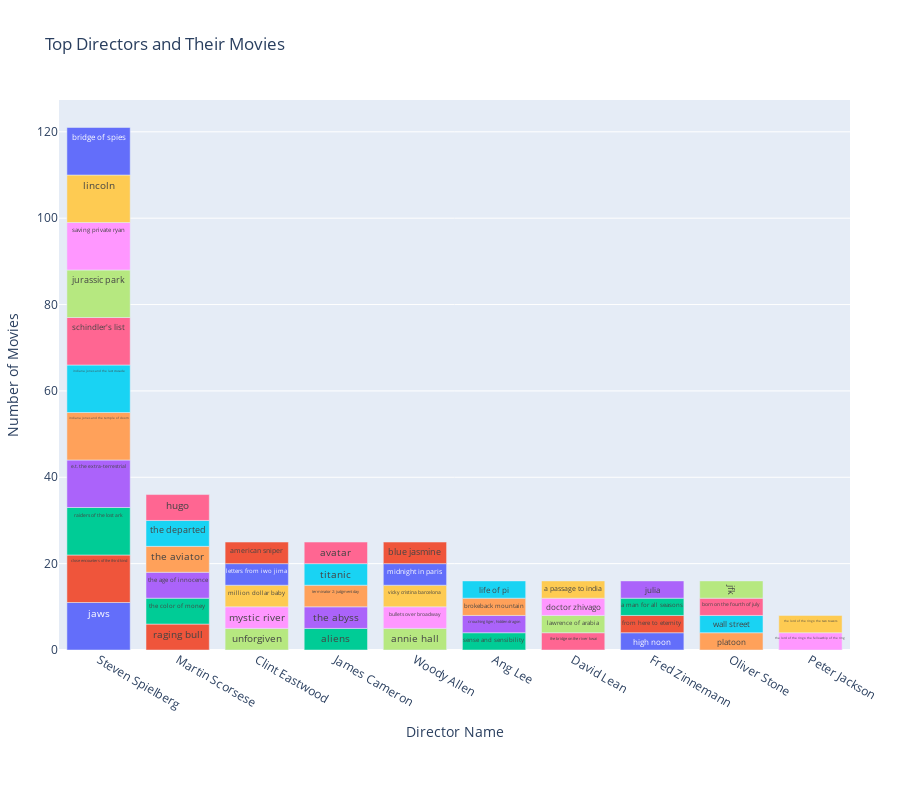

The code cell stored with this chart in its notebook:
### Code cell
movies_df['title_year'] = movies_df['title_year']
movies_df = movies_df.sort_values('title_year')
movies_df.dropna(subset=['title_year', 'movie_title', 'country'], inplace=True)
movies_df['decade'] = (movies_df['title_year'] //10 *10).astype(int).astype(str)
top_directors = oscars_to_directors(awards_df, movies_df)
top_50_directors = top_directors.nlargest(50, 'unique_movies_count')
# Create the interactive bar plot again with layout adjustments
fig = px.bar(
    top_50_directors,
    x='director_name',
    y='unique_movies_count',
    color='film',  # Different movies represented by different colors
    text='film',  # Display movie names
    title='Top Directors and Their Movies',
    labels={'unique_movies_count': 'Number of Oscar winning Movies', 'director_name': 'Director Name', 'film': 'Movie'},
    hover_data={'film': True}
)

# Customize layout for better visibility
fig.update_traces(textposition='inside', textfont_size=10)  # Move text inside bars and reduce font size
fig.update_layout(
    height=800,  # Increase plot height for more spacing
    margin=dict(l=50, r=50, t=100, b=150),  # Add margins to avoid clipping
    xaxis_title='Director Name',
    yaxis_title='Number of Movies',
    legend_title='Movies',
    showlegend=False  # Disable legend if the movie list is too large
)

# Show the plot
fig.show()

### Figure 1 — Plotly figure (JSON) as saved in the notebook; plotly's stock layout.template omitted (floating-point values rounded to 4 significant figures)
{"data": [{"alignmentgroup": "True", "customdata": [["jaws"]], "hovertemplate": "Movie=%{customdata[0]}<br>Director Name=%{x}<br>Number of Oscar winning Movies=%{y}<extra></extra>", "legendgroup": "jaws", "marker": {"color": "#636efa", "pattern": {"shape": ""}}, "name": "jaws", "offsetgroup": "jaws", "orientation": "v", "showlegend": true, "text": ["jaws"], "textfont": {"size": 10}, "textposition": "inside", "type": "bar", "x": ["Steven Spielberg"], "xaxis": "x", "y": [11], "yaxis": "y"}, {"alignmentgroup": "True", "customdata": [["close encounters of the third kind"]], "hovertemplate": "Movie=%{customdata[0]}<br>Director Name=%{x}<br>Number of Oscar winning Movies=%{y}<extra></extra>", "legendgroup": "close encounters of the third kind", "marker": {"color": "#EF553B", "pattern": {"shape": ""}}, "name": "close encounters of the third kind", "offsetgroup": "close encounters of the third kind", "orientation": "v", "showlegend": true, "text": ["close encounters of the third kind"], "textfont": {"size": 10}, "textposition": "inside", "type": "bar", "x": ["Steven Spielberg"], "xaxis": "x", "y": [11], "yaxis": "y"}, {"alignmentgroup": "True", "customdata": [["raiders of the lost ark"]], "hovertemplate": "Movie=%{customdata[0]}<br>Director Name=%{x}<br>Number of Oscar winning Movies=%{y}<extra></extra>", "legendgroup": "raiders of the lost ark", "marker": {"color": "#00cc96", "pattern": {"shape": ""}}, "name": "raiders of the lost ark", "offsetgroup": "raiders of the lost ark", "orientation": "v", "showlegend": true, "text": ["raiders of the lost ark"], "textfont": {"size": 10}, "textposition": "inside", "type": "bar", "x": ["Steven Spielberg"], "xaxis": "x", "y": [11], "yaxis": "y"}, {"alignmentgroup": "True", "customdata": [["e.t. the extra-terrestrial"]], "hovertemplate": "Movie=%{customdata[0]}<br>Director Name=%{x}<br>Number of Oscar winning Movies=%{y}<extra></extra>", "legendgroup": "e.t. the extra-terrestrial", "marker": {"color": "#ab63fa", "pattern": {"shape": ""}}, "name": "e.t. the extra-terrestrial", "offsetgroup": "e.t. the extra-terrestrial", "orientation": "v", "showlegend": true, "text": ["e.t. the extra-terrestrial"], "textfont": {"size": 10}, "textposition": "inside", "type": "bar", "x": ["Steven Spielberg"], "xaxis": "x", "y": [11], "yaxis": "y"}, {"alignmentgroup": "True", "customdata": [["indiana jones and the temple of doom"]], "hovertemplate": "Movie=%{customdata[0]}<br>Director Name=%{x}<br>Number of Oscar winning Movies=%{y}<extra></extra>", "legendgroup": "indiana jones and the temple of doom", "marker": {"color": "#FFA15A", "pattern": {"shape": ""}}, "name": "indiana jones and the temple of doom", "offsetgroup": "indiana jones and the temple of doom", "orientation": "v", "showlegend": true, "text": ["indiana jones and the temple of doom"], "textfont": {"size": 10}, "textposition": "inside", "type": "bar", "x": ["Steven Spielberg"], "xaxis": "x", "y": [11], "yaxis": "y"}, {"alignmentgroup": "True", "customdata": [["indiana jones and the last crusade"]], "hovertemplate": "Movie=%{customdata[0]}<br>Director Name=%{x}<br>Number of Oscar winning Movies=%{y}<extra></extra>", "legendgroup": "indiana jones and the last crusade", "marker": {"color": "#19d3f3", "pattern": {"shape": ""}}, "name": "indiana jones and the last crusade", "offsetgroup": "indiana jones and the last crusade", "orientation": "v", "showlegend": true, "text": ["indiana jones and the last crusade"], "textfont": {"size": 10}, "textposition": "inside", "type": "bar", "x": ["Steven Spielberg"], "xaxis": "x", "y": [11], "yaxis": "y"}, {"alignmentgroup": "True", "customdata": [["schindler's list"]], "hovertemplate": "Movie=%{customdata[0]}<br>Director Name=%{x}<br>Number of Oscar winning Movies=%{y}<extra></extra>", "legendgroup": "schindler's list", "marker": {"color": "#FF6692", "pattern": {"shape": ""}}, "name": "schindler's list", "offsetgroup": "schindler's list", "orientation": "v", "showlegend": true, "text": ["schindler's list"], "textfont": {"size": 10}, "textposition": "inside", "type": "bar", "x": ["Steven Spielberg"], "xaxis": "x", "y": [11], "yaxis": "y"}, {"alignmentgroup": "True", "customdata": [["jurassic park"]], "hovertemplate": "Movie=%{customdata[0]}<br>Director Name=%{x}<br>Number of Oscar winning Movies=%{y}<extra></extra>", "legendgroup": "jurassic park", "marker": {"color": "#B6E880", "pattern": {"shape": ""}}, "name": "jurassic park", "offsetgroup": "jurassic park", "orientation": "v", "showlegend": true, "text": ["jurassic park"], "textfont": {"size": 10}, "textposition": "inside", "type": "bar", "x": ["Steven Spielberg"], "xaxis": "x", "y": [11], "yaxis": "y"}, {"alignmentgroup": "True", "customdata": [["saving private ryan"]], "hovertemplate": "Movie=%{customdata[0]}<br>Director Name=%{x}<br>Number of Oscar winning Movies=%{y}<extra></extra>", "legendgroup": "saving private ryan", "marker": {"color": "#FF97FF", "pattern": {"shape": ""}}, "name": "saving private ryan", "offsetgroup": "saving private ryan", "orientation": "v", "showlegend": true, "text": ["saving private ryan"], "textfont": {"size": 10}, "textposition": "inside", "type": "bar", "x": ["Steven Spielberg"], "xaxis": "x", "y": [11], "yaxis": "y"}, {"alignmentgroup": "True", "customdata": [["lincoln"]], "hovertemplate": "Movie=%{customdata[0]}<br>Director Name=%{x}<br>Number of Oscar winning Movies=%{y}<extra></extra>", "legendgroup": "lincoln", "marker": {"color": "#FECB52", "pattern": {"shape": ""}}, "name": "lincoln", "offsetgroup": "lincoln", "orientation": "v", "showlegend": true, "text": ["lincoln"], "textfont": {"size": 10}, "textposition": "inside", "type": "bar", "x": ["Steven Spielberg"], "xaxis": "x", "y": [11], "yaxis": "y"}, {"alignmentgroup": "True", "customdata": [["bridge of spies"]], "hovertemplate": "Movie=%{customdata[0]}<br>Director Name=%{x}<br>Number of Oscar winning Movies=%{y}<extra></extra>", "legendgroup": "bridge of spies", "marker": {"color": "#636efa", "pattern": {"shape": ""}}, "name": "bridge of spies", "offsetgroup": "bridge of spies", "orientation": "v", "showlegend": true, "text": ["bridge of spies"], "textfont": {"size": 10}, "textposition": "inside", "type": "bar", "x": ["Steven Spielberg"], "xaxis": "x", "y": [11], "yaxis": "y"}, {"alignmentgroup": "True", "customdata": [["raging bull"]], "hovertemplate": "Movie=%{customdata[0]}<br>Director Name=%{x}<br>Number of Oscar winning Movies=%{y}<extra></extra>", "legendgroup": "raging bull", "marker": {"color": "#EF553B", "pattern": {"shape": ""}}, "name": "raging bull", "offsetgroup": "raging bull", "orientation": "v", "showlegend": true, "text": ["raging bull"], "textfont": {"size": 10}, "textposition": "inside", "type": "bar", "x": ["Martin Scorsese"], "xaxis": "x", "y": [6], "yaxis": "y"}, {"alignmentgroup": "True", "customdata": [["the color of money"]], "hovertemplate": "Movie=%{customdata[0]}<br>Director Name=%{x}<br>Number of Oscar winning Movies=%{y}<extra></extra>", "legendgroup": "the color of money", "marker": {"color": "#00cc96", "pattern": {"shape": ""}}, "name": "the color of money", "offsetgroup": "the color of money", "orientation": "v", "showlegend": true, "text": ["the color of money"], "textfont": {"size": 10}, "textposition": "inside", "type": "bar", "x": ["Martin Scorsese"], "xaxis": "x", "y": [6], "yaxis": "y"}, {"alignmentgroup": "True", "customdata": [["the age of innocence"]], "hovertemplate": "Movie=%{customdata[0]}<br>Director Name=%{x}<br>Number of Oscar winning Movies=%{y}<extra></extra>", "legendgroup": "the age of innocence", "marker": {"color": "#ab63fa", "pattern": {"shape": ""}}, "name": "the age of innocence", "offsetgroup": "the age of innocence", "orientation": "v", "showlegend": true, "text": ["the age of innocence"], "textfont": {"size": 10}, "textposition": "inside", "type": "bar", "x": ["Martin Scorsese"], "xaxis": "x", "y": [6], "yaxis": "y"}, {"alignmentgroup": "True", "customdata": [["the aviator"]], "hovertemplate": "Movie=%{customdata[0]}<br>Director Name=%{x}<br>Number of Oscar winning Movies=%{y}<extra></extra>", "legendgroup": "the aviator", "marker": {"color": "#FFA15A", "pattern": {"shape": ""}}, "name": "the aviator", "offsetgroup": "the aviator", "orientation": "v", "showlegend": true, "text": ["the aviator"], "textfont": {"size": 10}, "textposition": "inside", "type": "bar", "x": ["Martin Scorsese"], "xaxis": "x", "y": [6], "yaxis": "y"}, {"alignmentgroup": "True", "customdata": [["the departed"]], "hovertemplate": "Movie=%{customdata[0]}<br>Director Name=%{x}<br>Number of Oscar winning Movies=%{y}<extra></extra>", "legendgroup": "the departed", "marker": {"color": "#19d3f3", "pattern": {"shape": ""}}, "name": "the departed", "offsetgroup": "the departed", "orientation": "v", "showlegend": true, "text": ["the departed"], "textfont": {"size": 10}, "textposition": "inside", "type": "bar", "x": ["Martin Scorsese"], "xaxis": "x", "y": [6], "yaxis": "y"}, {"alignmentgroup": "True", "customdata": [["hugo"]], "hovertemplate": "Movie=%{customdata[0]}<br>Director Name=%{x}<br>Number of Oscar winning Movies=%{y}<extra></extra>", "legendgroup": "hugo", "marker": {"color": "#FF6692", "pattern": {"shape": ""}}, "name": "hugo", "offsetgroup": "hugo", "orientation": "v", "showlegend": true, "text": ["hugo"], "textfont": {"size": 10}, "textposition": "inside", "type": "bar", "x": ["Martin Scorsese"], "xaxis": "x", "y": [6], "yaxis": "y"}, {"alignmentgroup": "True", "customdata": [["unforgiven"]], "hovertemplate": "Movie=%{customdata[0]}<br>Director Name=%{x}<br>Number of Oscar winning Movies=%{y}<extra></extra>", "legendgroup": "unforgiven", "marker": {"color": "#B6E880", "pattern": {"shape": ""}}, "name": "unforgiven", "offsetgroup": "unforgiven", "orientation": "v", "showlegend": true, "text": ["unforgiven"], "textfont": {"size": 10}, "textposition": "inside", "type": "bar", "x": ["Clint Eastwood"], "xaxis": "x", "y": [5], "yaxis": "y"}, {"alignmentgroup": "True", "customdata": [["mystic river"]], "hovertemplate": "Movie=%{customdata[0]}<br>Director Name=%{x}<br>Number of Oscar winning Movies=%{y}<extra></extra>", "legendgroup": "mystic river", "marker": {"color": "#FF97FF", "pattern": {"shape": ""}}, "name": "mystic river", "offsetgroup": "mystic river", "orientation": "v", "showlegend": true, "text": ["mystic river"], "textfont": {"size": 10}, "textposition": "inside", "type": "bar", "x": ["Clint Eastwood"], "xaxis": "x", "y": [5], "yaxis": "y"}, {"alignmentgroup": "True", "customdata": [["million dollar baby"]], "hovertemplate": "Movie=%{customdata[0]}<br>Director Name=%{x}<br>Number of Oscar winning Movies=%{y}<extra></extra>", "legendgroup": "million dollar baby", "marker": {"color": "#FECB52", "pattern": {"shape": ""}}, "name": "million dollar baby", "offsetgroup": "million dollar baby", "orientation": "v", "showlegend": true, "text": ["million dollar baby"], "textfont": {"size": 10}, "textposition": "inside", "type": "bar", "x": ["Clint Eastwood"], "xaxis": "x", "y": [5], "yaxis": "y"}, {"alignmentgroup": "True", "customdata": [["letters from iwo jima"]], "hovertemplate": "Movie=%{customdata[0]}<br>Director Name=%{x}<br>Number of Oscar winning Movies=%{y}<extra></extra>", "legendgroup": "letters from iwo jima", "marker": {"color": "#636efa", "pattern": {"shape": ""}}, "name": "letters from iwo jima", "offsetgroup": "letters from iwo jima", "orientation": "v", "showlegend": true, "text": ["letters from iwo jima"], "textfont": {"size": 10}, "textposition": "inside", "type": "bar", "x": ["Clint Eastwood"], "xaxis": "x", "y": [5], "yaxis": "y"}, {"alignmentgroup": "True", "customdata": [["american sniper"]], "hovertemplate": "Movie=%{customdata[0]}<br>Director Name=%{x}<br>Number of Oscar winning Movies=%{y}<extra></extra>", "legendgroup": "american sniper", "marker": {"color": "#EF553B", "pattern": {"shape": ""}}, "name": "american sniper", "offsetgroup": "american sniper", "orientation": "v", "showlegend": true, "text": ["american sniper"], "textfont": {"size": 10}, "textposition": "inside", "type": "bar", "x": ["Clint Eastwood"], "xaxis": "x", "y": [5], "yaxis": "y"}, {"alignmentgroup": "True", "customdata": [["aliens"]], "hovertemplate": "Movie=%{customdata[0]}<br>Director Name=%{x}<br>Number of Oscar winning Movies=%{y}<extra></extra>", "legendgroup": "aliens", "marker": {"color": "#00cc96", "pattern": {"shape": ""}}, "name": "aliens", "offsetgroup": "aliens", "orientation": "v", "showlegend": true, "text": ["aliens"], "textfont": {"size": 10}, "textposition": "inside", "type": "bar", "x": ["James Cameron"], "xaxis": "x", "y": [5], "yaxis": "y"}, {"alignmentgroup": "True", "customdata": [["the abyss"]], "hovertemplate": "Movie=%{customdata[0]}<br>Director Name=%{x}<br>Number of Oscar winning Movies=%{y}<extra></extra>", "legendgroup": "the abyss", "marker": {"color": "#ab63fa", "pattern": {"shape": ""}}, "name": "the abyss", "offsetgroup": "the abyss", "orientation": "v", "showlegend": true, "text": ["the abyss"], "textfont": {"size": 10}, "textposition": "inside", "type": "bar", "x": ["James Cameron"], "xaxis": "x", "y": [5], "yaxis": "y"}, {"alignmentgroup": "True", "customdata": [["terminator 2: judgment day"]], "hovertemplate": "Movie=%{customdata[0]}<br>Director Name=%{x}<br>Number of Oscar winning Movies=%{y}<extra></extra>", "legendgroup": "terminator 2: judgment day", "marker": {"color": "#FFA15A", "pattern": {"shape": ""}}, "name": "terminator 2: judgment day", "offsetgroup": "terminator 2: judgment day", "orientation": "v", "showlegend": true, "text": ["terminator 2: judgment day"], "textfont": {"size": 10}, "textposition": "inside", "type": "bar", "x": ["James Cameron"], "xaxis": "x", "y": [5], "yaxis": "y"}, {"alignmentgroup": "True", "customdata": [["titanic"]], "hovertemplate": "Movie=%{customdata[0]}<br>Director Name=%{x}<br>Number of Oscar winning Movies=%{y}<extra></extra>", "legendgroup": "titanic", "marker": {"color": "#19d3f3", "pattern": {"shape": ""}}, "name": "titanic", "offsetgroup": "titanic", "orientation": "v", "showlegend": true, "text": ["titanic"], "textfont": {"size": 10}, "textposition": "inside", "type": "bar", "x": ["James Cameron"], "xaxis": "x", "y": [5], "yaxis": "y"}, {"alignmentgroup": "True", "customdata": [["avatar"]], "hovertemplate": "Movie=%{customdata[0]}<br>Director Name=%{x}<br>Number of Oscar winning Movies=%{y}<extra></extra>", "legendgroup": "avatar", "marker": {"color": "#FF6692", "pattern": {"shape": ""}}, "name": "avatar", "offsetgroup": "avatar", "orientation": "v", "showlegend": true, "text": ["avatar"], "textfont": {"size": 10}, "textposition": "inside", "type": "bar", "x": ["James Cameron"], "xaxis": "x", "y": [5], "yaxis": "y"}, {"alignmentgroup": "True", "customdata": [["annie hall"]], "hovertemplate": "Movie=%{customdata[0]}<br>Director Name=%{x}<br>Number of Oscar winning Movies=%{y}<extra></extra>", "legendgroup": "annie hall", "marker": {"color": "#B6E880", "pattern": {"shape": ""}}, "name": "annie hall", "offsetgroup": "annie hall", "orientation": "v", "showlegend": true, "text": ["annie hall"], "textfont": {"size": 10}, "textposition": "inside", "type": "bar", "x": ["Woody Allen"], "xaxis": "x", "y": [5], "yaxis": "y"}, {"alignmentgroup": "True", "customdata": [["bullets over broadway"]], "hovertemplate": "Movie=%{customdata[0]}<br>Director Name=%{x}<br>Number of Oscar winning Movies=%{y}<extra></extra>", "legendgroup": "bullets over broadway", "marker": {"color": "#FF97FF", "pattern": {"shape": ""}}, "name": "bullets over broadway", "offsetgroup": "bullets over broadway", "orientation": "v", "showlegend": true, "text": ["bullets over broadway"], "textfont": {"size": 10}, "textposition": "inside", "type": "bar", "x": ["Woody Allen"], "xaxis": "x", "y": [5], "yaxis": "y"}, {"alignmentgroup": "True", "customdata": [["vicky cristina barcelona"]], "hovertemplate": "Movie=%{customdata[0]}<br>Director Name=%{x}<br>Number of Oscar winning Movies=%{y}<extra></extra>", "legendgroup": "vicky cristina barcelona", "marker": {"color": "#FECB52", "pattern": {"shape": ""}}, "name": "vicky cristina barcelona", "offsetgroup": "vicky cristina barcelona", "orientation": "v", "showlegend": true, "text": ["vicky cristina barcelona"], "textfont": {"size": 10}, "textposition": "inside", "type": "bar", "x": ["Woody Allen"], "xaxis": "x", "y": [5], "yaxis": "y"}, {"alignmentgroup": "True", "customdata": [["midnight in paris"]], "hovertemplate": "Movie=%{customdata[0]}<br>Director Name=%{x}<br>Number of Oscar winning Movies=%{y}<extra></extra>", "legendgroup": "midnight in paris", "marker": {"color": "#636efa", "pattern": {"shape": ""}}, "name": "midnight in paris", "offsetgroup": "midnight in paris", "orientation": "v", "showlegend": true, "text": ["midnight in paris"], "textfont": {"size": 10}, "textposition": "inside", "type": "bar", "x": ["Woody Allen"], "xaxis": "x", "y": [5], "yaxis": "y"}, {"alignmentgroup": "True", "customdata": [["blue jasmine"]], "hovertemplate": "Movie=%{customdata[0]}<br>Director Name=%{x}<br>Number of Oscar winning Movies=%{y}<extra></extra>", "legendgroup": "blue jasmine", "marker": {"color": "#EF553B", "pattern": {"shape": ""}}, "name": "blue jasmine", "offsetgroup": "blue jasmine", "orientation": "v", "showlegend": true, "text": ["blue jasmine"], "textfont": {"size": 10}, "textposition": "inside", "type": "bar", "x": ["Woody Allen"], "xaxis": "x", "y": [5], "yaxis": "y"}, {"alignmentgroup": "True", "customdata": [["sense and sensibility"]], "hovertemplate": "Movie=%{customdata[0]}<br>Director Name=%{x}<br>Number of Oscar winning Movies=%{y}<extra></extra>", "legendgroup": "sense and sensibility", "marker": {"color": "#00cc96", "pattern": {"shape": ""}}, "name": "sense and sensibility", "offsetgroup": "sense and sensibility", "orientation": "v", "showlegend": true, "text": ["sense and sensibility"], "textfont": {"size": 10}, "textposition": "inside", "type": "bar", "x": ["Ang Lee"], "xaxis": "x", "y": [4], "yaxis": "y"}, {"alignmentgroup": "True", "customdata": [["crouching tiger, hidden dragon"]], "hovertemplate": "Movie=%{customdata[0]}<br>Director Name=%{x}<br>Number of Oscar winning Movies=%{y}<extra></extra>", "legendgroup": "crouching tiger, hidden dragon", "marker": {"color": "#ab63fa", "pattern": {"shape": ""}}, "name": "crouching tiger, hidden dragon", "offsetgroup": "crouching tiger, hidden dragon", "orientation": "v", "showlegend": true, "text": ["crouching tiger, hidden dragon"], "textfont": {"size": 10}, "textposition": "inside", "type": "bar", "x": ["Ang Lee"], "xaxis": "x", "y": [4], "yaxis": "y"}, {"alignmentgroup": "True", "customdata": [["brokeback mountain"]], "hovertemplate": "Movie=%{customdata[0]}<br>Director Name=%{x}<br>Number of Oscar winning Movies=%{y}<extra></extra>", "legendgroup": "brokeback mountain", "marker": {"color": "#FFA15A", "pattern": {"shape": ""}}, "name": "brokeback mountain", "offsetgroup": "brokeback mountain", "orientation": "v", "showlegend": true, "text": ["brokeback mountain"], "textfont": {"size": 10}, "textposition": "inside", "type": "bar", "x": ["Ang Lee"], "xaxis": "x", "y": [4], "yaxis": "y"}, {"alignmentgroup": "True", "customdata": [["life of pi"]], "hovertemplate": "Movie=%{customdata[0]}<br>Director Name=%{x}<br>Number of Oscar winning Movies=%{y}<extra></extra>", "legendgroup": "life of pi", "marker": {"color": "#19d3f3", "pattern": {"shape": ""}}, "name": "life of pi", "offsetgroup": "life of pi", "orientation": "v", "showlegend": true, "text": ["life of pi"], "textfont": {"size": 10}, "textposition": "inside", "type": "bar", "x": ["Ang Lee"], "xaxis": "x", "y": [4], "yaxis": "y"}, {"alignmentgroup": "True", "customdata": [["the bridge on the river kwai"]], "hovertemplate": "Movie=%{customdata[0]}<br>Director Name=%{x}<br>Number of Oscar winning Movies=%{y}<extra></extra>", "legendgroup": "the bridge on the river kwai", "marker": {"color": "#FF6692", "pattern": {"shape": ""}}, "name": "the bridge on the river kwai", "offsetgroup": "the bridge on the river kwai", "orientation": "v", "showlegend": true, "text": ["the bridge on the river kwai"], "textfont": {"size": 10}, "textposition": "inside", "type": "bar", "x": ["David Lean"], "xaxis": "x", "y": [4], "yaxis": "y"}, {"alignmentgroup": "True", "customdata": [["lawrence of arabia"]], "hovertemplate": "Movie=%{customdata[0]}<br>Director Name=%{x}<br>Number of Oscar winning Movies=%{y}<extra></extra>", "legendgroup": "lawrence of arabia", "marker": {"color": "#B6E880", "pattern": {"shape": ""}}, "name": "lawrence of arabia", "offsetgroup": "lawrence of arabia", "orientation": "v", "showlegend": true, "text": ["lawrence of arabia"], "textfont": {"size": 10}, "textposition": "inside", "type": "bar", "x": ["David Lean"], "xaxis": "x", "y": [4], "yaxis": "y"}, {"alignmentgroup": "True", "customdata": [["doctor zhivago"]], "hovertemplate": "Movie=%{customdata[0]}<br>Director Name=%{x}<br>Number of Oscar winning Movies=%{y}<extra></extra>", "legendgroup": "doctor zhivago", "marker": {"color": "#FF97FF", "pattern": {"shape": ""}}, "name": "doctor zhivago", "offsetgroup": "doctor zhivago", "orientation": "v", "showlegend": true, "text": ["doctor zhivago"], "textfont": {"size": 10}, "textposition": "inside", "type": "bar", "x": ["David Lean"], "xaxis": "x", "y": [4], "yaxis": "y"}, {"alignmentgroup": "True", "customdata": [["a passage to india"]], "hovertemplate": "Movie=%{customdata[0]}<br>Director Name=%{x}<br>Number of Oscar winning Movies=%{y}<extra></extra>", "legendgroup": "a passage to india", "marker": {"color": "#FECB52", "pattern": {"shape": ""}}, "name": "a passage to india", "offsetgroup": "a passage to india", "orientation": "v", "showlegend": true, "text": ["a passage to india"], "textfont": {"size": 10}, "textposition": "inside", "type": "bar", "x": ["David Lean"], "xaxis": "x", "y": [4], "yaxis": "y"}, {"alignmentgroup": "True", "customdata": [["high noon"]], "hovertemplate": "Movie=%{customdata[0]}<br>Director Name=%{x}<br>Number of Oscar winning Movies=%{y}<extra></extra>", "legendgroup": "high noon", "marker": {"color": "#636efa", "pattern": {"shape": ""}}, "name": "high noon", "offsetgroup": "high noon", "orientation": "v", "showlegend": true, "text": ["high noon"], "textfont": {"size": 10}, "textposition": "inside", "type": "bar", "x": ["Fred Zinnemann"], "xaxis": "x", "y": [4], "yaxis": "y"}, {"alignmentgroup": "True", "customdata": [["from here to eternity"]], "hovertemplate": "Movie=%{customdata[0]}<br>Director Name=%{x}<br>Number of Oscar winning Movies=%{y}<extra></extra>", "legendgroup": "from here to eternity", "marker": {"color": "#EF553B", "pattern": {"shape": ""}}, "name": "from here to eternity", "offsetgroup": "from here to eternity", "orientation": "v", "showlegend": true, "text": ["from here to eternity"], "textfont": {"size": 10}, "textposition": "inside", "type": "bar", "x": ["Fred Zinnemann"], "xaxis": "x", "y": [4], "yaxis": "y"}, {"alignmentgroup": "True", "customdata": [["a man for all seasons"]], "hovertemplate": "Movie=%{customdata[0]}<br>Director Name=%{x}<br>Number of Oscar winning Movies=%{y}<extra></extra>", "legendgroup": "a man for all seasons", "marker": {"color": "#00cc96", "pattern": {"shape": ""}}, "name": "a man for all seasons", "offsetgroup": "a man for all seasons", "orientation": "v", "showlegend": true, "text": ["a man for all seasons"], "textfont": {"size": 10}, "textposition": "inside", "type": "bar", "x": ["Fred Zinnemann"], "xaxis": "x", "y": [4], "yaxis": "y"}, {"alignmentgroup": "True", "customdata": [["julia"]], "hovertemplate": "Movie=%{customdata[0]}<br>Director Name=%{x}<br>Number of Oscar winning Movies=%{y}<extra></extra>", "legendgroup": "julia", "marker": {"color": "#ab63fa", "pattern": {"shape": ""}}, "name": "julia", "offsetgroup": "julia", "orientation": "v", "showlegend": true, "text": ["julia"], "textfont": {"size": 10}, "textposition": "inside", "type": "bar", "x": ["Fred Zinnemann"], "xaxis": "x", "y": [4], "yaxis": "y"}, {"alignmentgroup": "True", "customdata": [["platoon"]], "hovertemplate": "Movie=%{customdata[0]}<br>Director Name=%{x}<br>Number of Oscar winning Movies=%{y}<extra></extra>", "legendgroup": "platoon", "marker": {"color": "#FFA15A", "pattern": {"shape": ""}}, "name": "platoon", "offsetgroup": "platoon", "orientation": "v", "showlegend": true, "text": ["platoon"], "textfont": {"size": 10}, "textposition": "inside", "type": "bar", "x": ["Oliver Stone"], "xaxis": "x", "y": [4], "yaxis": "y"}, {"alignmentgroup": "True", "customdata": [["wall street"]], "hovertemplate": "Movie=%{customdata[0]}<br>Director Name=%{x}<br>Number of Oscar winning Movies=%{y}<extra></extra>", "legendgroup": "wall street", "marker": {"color": "#19d3f3", "pattern": {"shape": ""}}, "name": "wall street", "offsetgroup": "wall street", "orientation": "v", "showlegend": true, "text": ["wall street"], "textfont": {"size": 10}, "textposition": "inside", "type": "bar", "x": ["Oliver Stone"], "xaxis": "x", "y": [4], "yaxis": "y"}, {"alignmentgroup": "True", "customdata": [["born on the fourth of july"]], "hovertemplate": "Movie=%{customdata[0]}<br>Director Name=%{x}<br>Number of Oscar winning Movies=%{y}<extra></extra>", "legendgroup": "born on the fourth of july", "marker": {"color": "#FF6692", "pattern": {"shape": ""}}, "name": "born on the fourth of july", "offsetgroup": "born on the fourth of july", "orientation": "v", "showlegend": true, "text": ["born on the fourth of july"], "textfont": {"size": 10}, "textposition": "inside", "type": "bar", "x": ["Oliver Stone"], "xaxis": "x", "y": [4], "yaxis": "y"}, {"alignmentgroup": "True", "customdata": [["jfk"]], "hovertemplate": "Movie=%{customdata[0]}<br>Director Name=%{x}<br>Number of Oscar winning Movies=%{y}<extra></extra>", "legendgroup": "jfk", "marker": {"color": "#B6E880", "pattern": {"shape": ""}}, "name": "jfk", "offsetgroup": "jfk", "orientation": "v", "showlegend": true, "text": ["jfk"], "textfont": {"size": 10}, "textposition": "inside", "type": "bar", "x": ["Oliver Stone"], "xaxis": "x", "y": [4], "yaxis": "y"}, {"alignmentgroup": "True", "customdata": [["the lord of the rings: the fellowship of the ring"]], "hovertemplate": "Movie=%{customdata[0]}<br>Director Name=%{x}<br>Number of Oscar winning Movies=%{y}<extra></extra>", "legendgroup": "the lord of the rings: the fellowship of the ring", "marker": {"color": "#FF97FF", "pattern": {"shape": ""}}, "name": "the lord of the rings: the fellowship of the ring", "offsetgroup": "the lord of the rings: the fellowship of the ring", "orientation": "v", "showlegend": true, "text": ["the lord of the rings: the fellowship of the ring"], "textfont": {"size": 10}, "textposition": "inside", "type": "bar", "x": ["Peter Jackson"], "xaxis": "x", "y": [4], "yaxis": "y"}, {"alignmentgroup": "True", "customdata": [["the lord of the rings: the two towers"]], "hovertemplate": "Movie=%{customdata[0]}<br>Director Name=%{x}<br>Number of Oscar winning Movies=%{y}<extra></extra>", "legendgroup": "the lord of the rings: the two towers", "marker": {"color": "#FECB52", "pattern": {"shape": ""}}, "name": "the lord of the rings: the two towers", "offsetgroup": "the lord of the rings: the two towers", "orientation": "v", "showlegend": true, "text": ["the lord of the rings: the two towers"], "textfont": {"size": 10}, "textposition": "inside", "type": "bar", "x": ["Peter Jackson"], "xaxis": "x", "y": [4], "yaxis": "y"}], "layout": {"barmode": "relative", "height": 800, "legend": {"title": {"text": "Movies"}, "tracegroupgap": 0}, "margin": {"b": 150, "l": 50, "r": 50, "t": 100}, "showlegend": false, "title": {"text": "Top Directors and Their Movies"}, "xaxis": {"anchor": "y", "domain": [0, 1], "title": {"text": "Director Name"}}, "yaxis": {"anchor": "x", "domain": [0, 1], "title": {"text": "Number of Movies"}}}}
